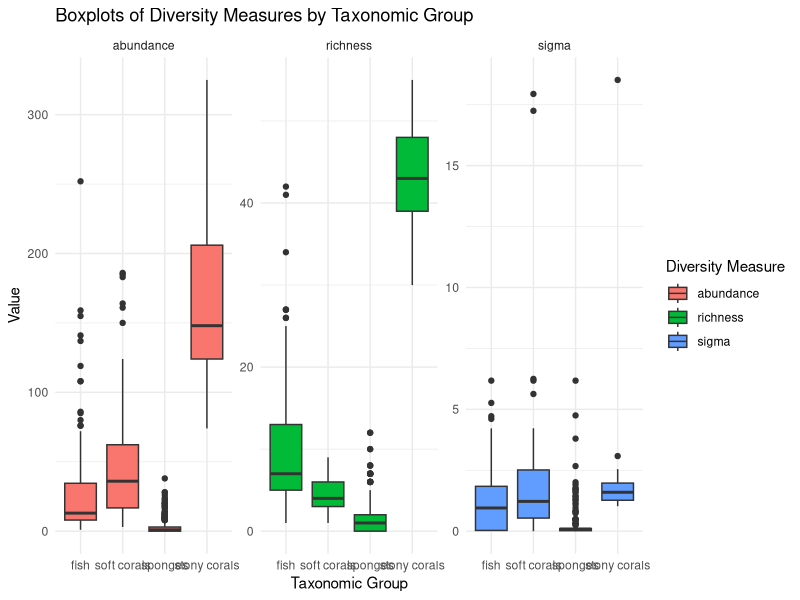
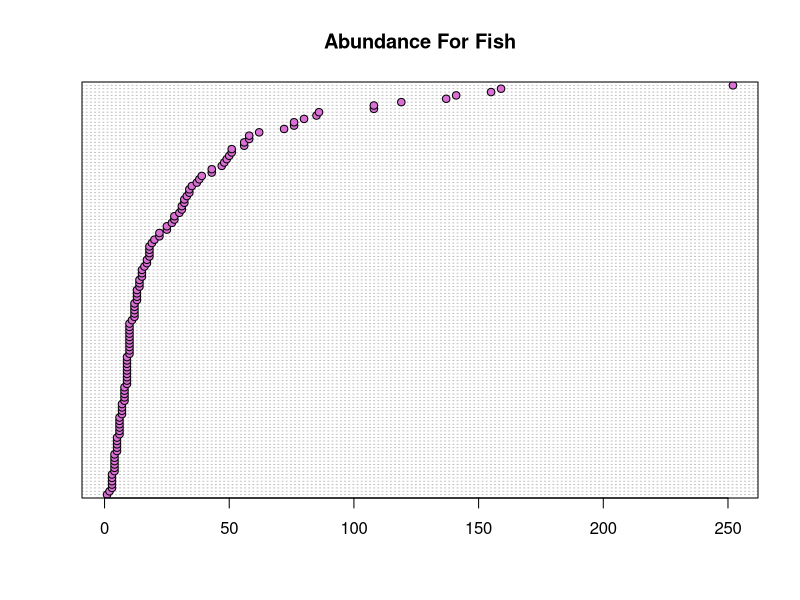
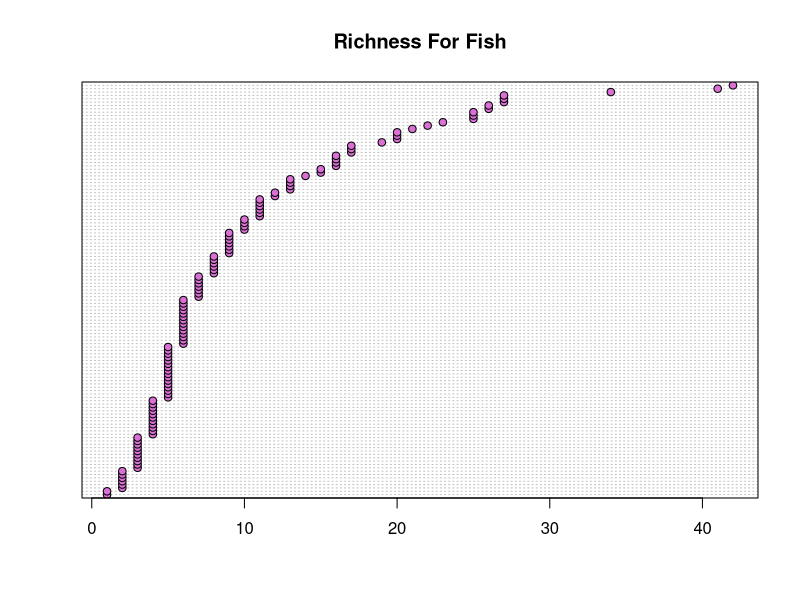
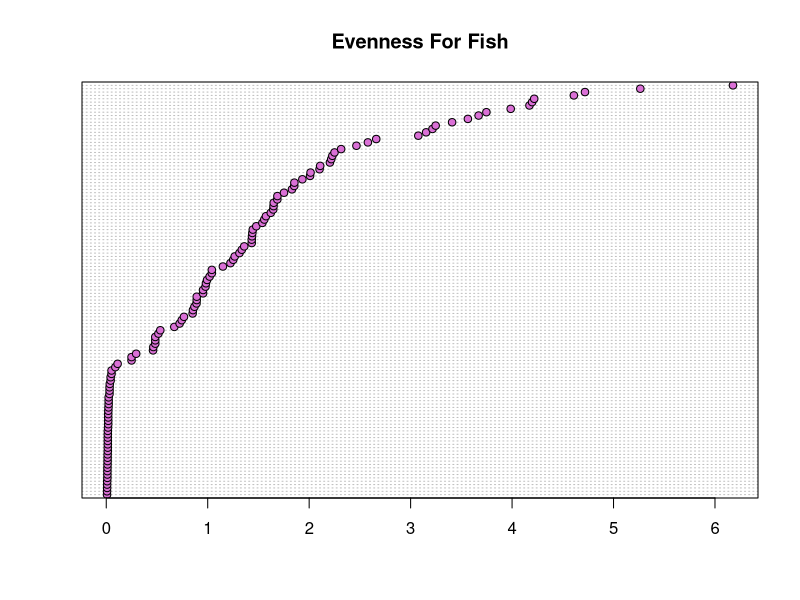
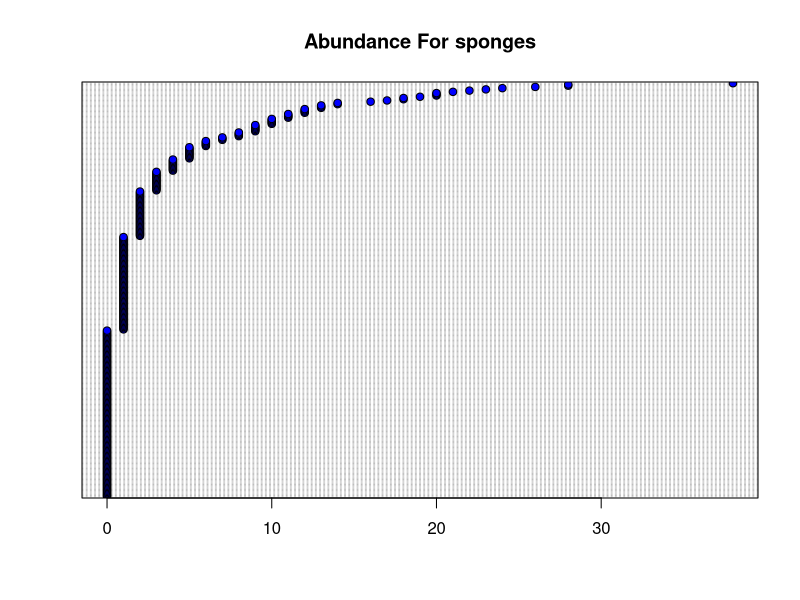
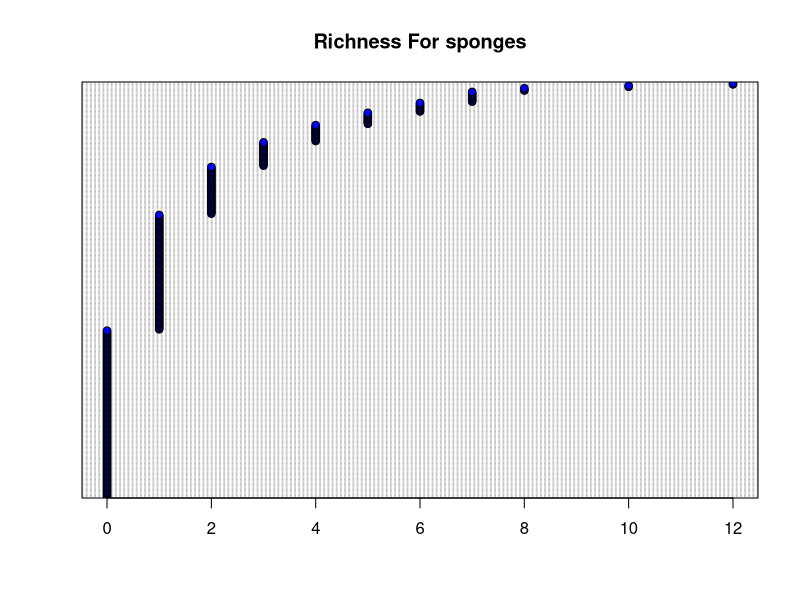
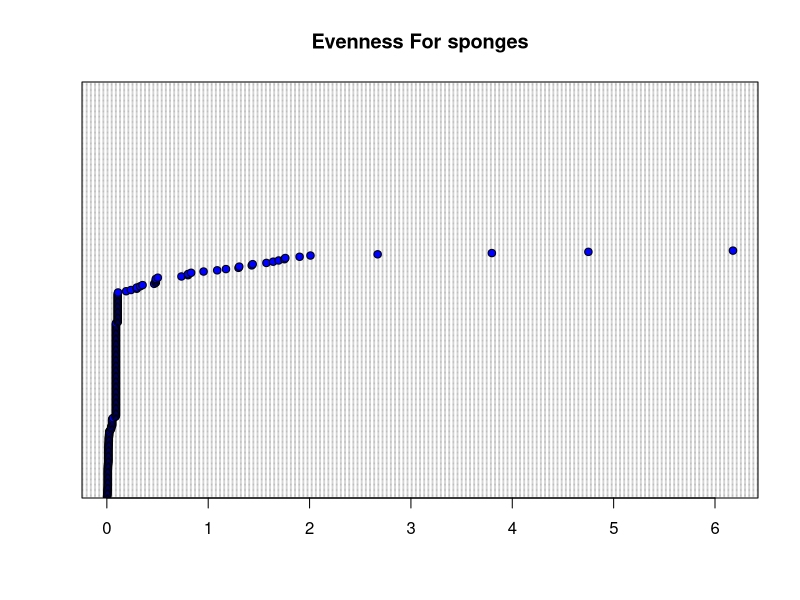
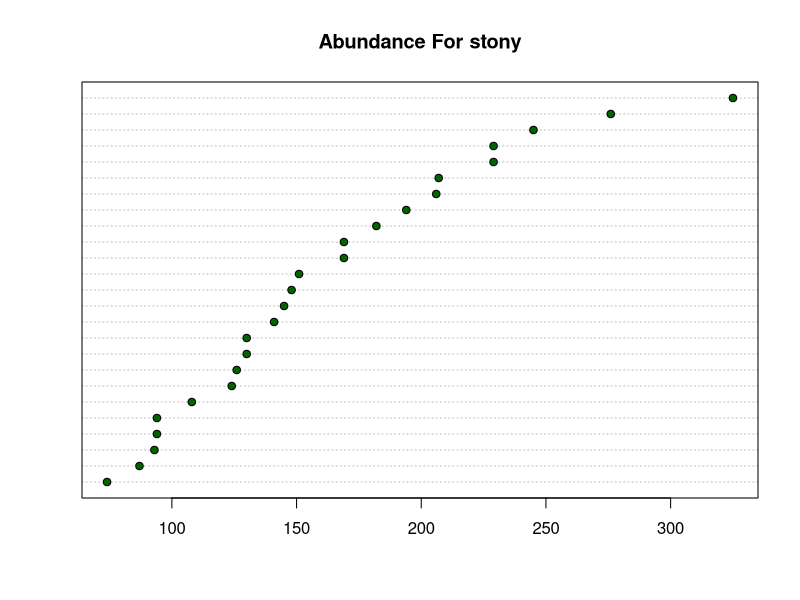

The R script that drew these images, in order:


                    ### Data exploration:

library(dplyr)
library(tidyr)
library(ggplot2)
# _____________________________________________________________

# wd:
wd_processed_data <- "C:/Users/inbar/OneDrive/desktop/r/chapter_2/MoBr/data/processed" 
# _____________________________________________________________

# read: 
setwd(wd_processed_data)
combined_data <- read.csv("combined_long.csv")
combined_data <- combined_data %>% dplyr::select(-X) 
# _____________________________________________________________

ggplot(combined_data, aes(x = taxon, y = value, fill = diversity_measure)) +
  geom_boxplot() +
  facet_wrap(~ diversity_measure, scales = "free_y") +
  labs(
    title = "Boxplots of Diversity Measures by Taxonomic Group",
    x = "Taxonomic Group",
    y = "Value",
    fill = "Diversity Measure"
  ) +
  theme_minimal()

# _____________________________________________________________

combined_data = combined_data %>% arrange(value)

fish_abundance <- combined_data %>% filter(taxon == "fish", diversity_measure == "abundance")
fish_richness <- combined_data %>% filter(taxon == "fish", diversity_measure == "richness")
fish_evenness <- combined_data %>% filter(taxon == "fish", diversity_measure == "sigma")

sponges_abundance <- combined_data %>% filter(taxon == "sponges", diversity_measure == "abundance")
sponges_richness <- combined_data %>% filter(taxon == "sponges", diversity_measure == "richness")
sponges_evenness <- combined_data %>% filter(taxon == "sponges", diversity_measure == "sigma")

stony_abundance <- combined_data %>% filter(taxon == "stony corals", diversity_measure == "abundance")
stony_richness <- combined_data %>% filter(taxon == "stony corals", diversity_measure == "richness")
stony_evenness <- combined_data %>% filter(taxon == "stony corals", diversity_measure == "sigma")

soft_abundance <- combined_data %>% filter(taxon == "soft corals", diversity_measure == "abundance")
soft_richness<- combined_data %>% filter(taxon == "soft corals", diversity_measure == "richness")
soft_evenness <- combined_data %>% filter(taxon == "soft corals", diversity_measure == "sigma")

# Subset data for abundance, richness, and evenness
abundance_data <- combined_data[combined_data$diversity_measure == "abundance", ]
richness_data <- combined_data[combined_data$diversity_measure == "richness", ]
evenness_data <- combined_data[combined_data$diversity_measure == "sigma", ]

# wide format:
wide_data <- combined_data %>% pivot_wider(names_from = diversity_measure, values_from = value)

# wide_taxon:
numeric_for_vis_fish <- wide_data %>% dplyr::filter(taxon == "fish") %>% dplyr::select(depth, abundance, richness, sigma) 
numeric_for_vis_sponges <- wide_data %>% dplyr::filter(taxon == "sponges") %>% dplyr::select(depth, abundance, richness, sigma) 
numeric_for_vis_stony <- wide_data %>% dplyr::filter(taxon == "stony corals") %>% dplyr::select(depth, abundance, richness, sigma) 
numeric_for_vis_soft <- wide_data %>% dplyr::filter(taxon == "soft corals") %>% dplyr::select(depth, abundance, richness, sigma) 
# _____________________________________________________________

# Dotcharts for each diversity measure - identify outliers:
dotchart(fish_abundance$value,bg='orchid', main = "Abundance For Fish",)
dotchart(fish_richness$value,bg='orchid', main = "Richness For Fish",)
dotchart(fish_evenness$value,bg='orchid', main = "Evenness For Fish",)

dotchart(sponges_abundance$value,bg='blue', main = "Abundance For sponges",)
dotchart(sponges_richness$value,bg='blue', main = "Richness For sponges",)
dotchart(sponges_evenness$value,bg='blue', main = "Evenness For sponges",)

dotchart(stony_abundance$value,bg='darkgreen', main = "Abundance For stony",)
dotchart(stony_richness$value,bg='darkgreen', main = "Richness For stony",)
dotchart(stony_evenness$value,bg='darkgreen', main = "Evenness For stony",)

dotchart(soft_abundance$value,bg='darkred', main = "Abundance For soft",)
dotchart(soft_richness$value,bg='darkred', main = "Richness For soft",)
dotchart(soft_evenness$value,bg='darkred', main = "Evenness For soft",)

# which of the data point is an outlier?
# _____________________________________________________________

# outliers by the IQR:

ggplot(fish_abundance, aes(x = depth, y = value)) +
  geom_point(size = 3, alpha = 0.7) +
  geom_hline(yintercept = quantile(fish_abundance$value, 0.75) + 1.5 * IQR(fish_abundance$value), 
             linetype = "dashed", color = "red") +  # Upper outlier threshold
  geom_hline(yintercept = quantile(fish_abundance$value, 0.25) - 1.5 * IQR(fish_abundance$value), 
             linetype = "dashed", color = "red") +  # Lower outlier threshold
  labs(
    title = "Fish -Dotplot with Potential Outliers Highlighted",
    x = "Taxonomic Group",
    y = "abundance"
  ) +
  theme_minimal()


ggplot(fish_richness, aes(x = depth, y = value)) +
  geom_point(size = 3, alpha = 0.7) +
  geom_hline(yintercept = quantile(fish_richness$value, 0.75) + 1.5 * IQR(fish_richness$value), 
             linetype = "dashed", color = "red") +  # Upper outlier threshold
  geom_hline(yintercept = quantile(fish_richness$value, 0.25) - 1.5 * IQR(fish_richness$value), 
             linetype = "dashed", color = "red") +  # Lower outlier threshold
  labs(
    title = "Fish -Dotplot with Potential Outliers Highlighted",
    x = "Taxonomic Group",
    y = "richness"
  ) +
  theme_minimal()


ggplot(fish_evenness, aes(x = depth, y = value)) +
  geom_point(size = 3, alpha = 0.7) +
  geom_hline(yintercept = quantile(fish_evenness$value, 0.75) + 1.5 * IQR(fish_evenness$value), 
             linetype = "dashed", color = "red") +  # Upper outlier threshold
  geom_hline(yintercept = quantile(fish_evenness$value, 0.25) - 1.5 * IQR(fish_evenness$value), 
             linetype = "dashed", color = "red") +  # Lower outlier threshold
  labs(
    title = "Fish - Dotplot with Potential Outliers Highlighted",
    x = "Taxonomic Group",
    y = "eveness Measure Value"
  ) +
  theme_minimal()


# outliers by the IQR:

ggplot(sponges_abundance, aes(x = depth, y = value)) +
  geom_point(size = 3, alpha = 0.7) +
  geom_hline(yintercept = quantile(sponges_abundance$value, 0.75) + 1.5 * IQR(sponges_abundance$value), 
             linetype = "dashed", color = "red") +  # Upper outlier threshold
  geom_hline(yintercept = quantile(sponges_abundance$value, 0.25) - 1.5 * IQR(sponges_abundance$value), 
             linetype = "dashed", color = "red") +  # Lower outlier threshold
  labs(
    title = "Sponges - Dotplot with Potential Outliers Highlighted",
    x = "Taxonomic Group",
    y = "abundance"
  ) +
  theme_minimal()


ggplot(sponges_richness, aes(x = depth, y = value)) +
  geom_point(size = 3, alpha = 0.7) +
  geom_hline(yintercept = quantile(sponges_richness$value, 0.75) + 1.5 * IQR(sponges_richness$value), 
             linetype = "dashed", color = "red") +  # Upper outlier threshold
  geom_hline(yintercept = quantile(sponges_richness$value, 0.25) - 1.5 * IQR(sponges_richness$value), 
             linetype = "dashed", color = "red") +  # Lower outlier threshold
  labs(
    title = "Sponges - Dotplot with Potential Outliers Highlighted",
    x = "Taxonomic Group",
    y = "richness"
  ) +
  theme_minimal()


ggplot(sponges_evenness, aes(x = depth, y = value)) +
  geom_point(size = 3, alpha = 0.7) +
  geom_hline(yintercept = quantile(sponges_evenness$value, 0.75, na.rm = TRUE) + 1.5 * IQR(sponges_evenness$value, na.rm = TRUE), 
             linetype = "dashed", color = "red") +  # Upper outlier threshold
  geom_hline(yintercept = quantile(sponges_evenness$value, 0.25,na.rm = TRUE) - 1.5 * IQR(sponges_evenness$value, na.rm = TRUE), 
             linetype = "dashed", color = "red") +  # Lower outlier threshold
  labs(
    title = "Sponges - Dotplot with Potential Outliers Highlighted",
    x = "Taxonomic Group",
    y = "evenness"
  ) +
  theme_minimal()


# stony - outliers by the IQR:

ggplot(stony_abundance, aes(x = depth, y = value)) +
  geom_point(size = 3, alpha = 0.7) +
  geom_hline(yintercept = quantile(stony_abundance$value, 0.75) + 1.5 * IQR(stony_abundance$value), 
             linetype = "dashed", color = "red") +  # Upper outlier threshold
  geom_hline(yintercept = quantile(stony_abundance$value, 0.25) - 1.5 * IQR(stony_abundance$value), 
             linetype = "dashed", color = "red") +  # Lower outlier threshold
  labs(
    title = "Stony -Dotplot with Potential Outliers Highlighted",
    x = "Taxonomic Group",
    y = "abundance"
  ) +
  theme_minimal()


ggplot(stony_richness, aes(x = depth, y = value)) +
  geom_point(size = 3, alpha = 0.7) +
  geom_hline(yintercept = quantile(stony_richness$value, 0.75) + 1.5 * IQR(stony_richness$value), 
             linetype = "dashed", color = "red") +  # Upper outlier threshold
  geom_hline(yintercept = quantile(stony_richness$value, 0.25) - 1.5 * IQR(stony_richness$value), 
             linetype = "dashed", color = "red") +  # Lower outlier threshold
  labs(
    title = "Stony -Dotplot with Potential Outliers Highlighted",
    x = "Taxonomic Group",
    y = "richness"
  ) +
  theme_minimal()


ggplot(stony_evenness, aes(x = depth, y = value)) +
  geom_point(size = 3, alpha = 0.7) +
  geom_hline(yintercept = quantile(stony_evenness$value, 0.75) + 1.5 * IQR(stony_evenness$value), 
             linetype = "dashed", color = "red") +  # Upper outlier threshold
  geom_hline(yintercept = quantile(stony_evenness$value, 0.25) - 1.5 * IQR(stony_evenness$value), 
             linetype = "dashed", color = "red") +  # Lower outlier threshold
  labs(
    title = "Stony - Dotplot with Potential Outliers Highlighted",
    x = "Taxonomic Group",
    y = "evenness"
  ) +
  theme_minimal()

# soft - outliers by the IQR:

ggplot(soft_abundance, aes(x = depth, y = value)) +
  geom_point(size = 3, alpha = 0.7) +
  geom_hline(yintercept = quantile(soft_abundance$value, 0.75) + 1.5 * IQR(soft_abundance$value), 
             linetype = "dashed", color = "red") +  # Upper outlier threshold
  geom_hline(yintercept = quantile(soft_abundance$value, 0.25) - 1.5 * IQR(soft_abundance$value), 
             linetype = "dashed", color = "red") +  # Lower outlier threshold
  labs(
    title = "Soft -Dotplot with Potential Outliers Highlighted",
    x = "Taxonomic Group",
    y = "abundance"
  ) +
  theme_minimal()


ggplot(soft_richness, aes(x = depth, y = value)) +
  geom_point(size = 3, alpha = 0.7) +
  geom_hline(yintercept = quantile(soft_richness$value, 0.75) + 1.5 * IQR(soft_richness$value), 
             linetype = "dashed", color = "red") +  # Upper outlier threshold
  geom_hline(yintercept = quantile(soft_richness$value, 0.25) - 1.5 * IQR(soft_richness$value), 
             linetype = "dashed", color = "red") +  # Lower outlier threshold
  labs(
    title = "Soft - Dotplot with Potential Outliers Highlighted",
    x = "Taxonomic Group",
    y = "richness"
  ) +
  theme_minimal()


ggplot(soft_evenness, aes(x = depth, y = value)) +
  geom_point(size = 3, alpha = 0.7) +
  geom_hline(yintercept = quantile(soft_evenness$value, 0.75) + 1.5 * IQR(soft_evenness$value), 
             linetype = "dashed", color = "red") +  # Upper outlier threshold
  geom_hline(yintercept = quantile(soft_evenness$value, 0.25) - 1.5 * IQR(soft_evenness$value), 
             linetype = "dashed", color = "red") +  # Lower outlier threshold
  labs(
    title = "Soft - Dotplot with Potential Outliers Highlighted",
    x = "Taxonomic Group",
    y = "evenness"
  ) +
  theme_minimal()

# _____________________________________________________________

       # box plot - diversity vs depth

boxplot(abundance_data$value ~ abundance_data$taxon) 
boxplot(richness_data$value ~ richness_data$taxon) 
boxplot(evenness_data$value ~ evenness_data$taxon) 

# _____________________________________________________________

      # hist for each deiversity measure

ggplot(abundance_data, aes(x = value)) +
  geom_histogram(binwidth = 10, fill = "skyblue", color = "black", alpha = 0.7) +
  facet_wrap(~ taxon, scales = "free_y") +  # Separate by taxonomic group
  labs(title = "Histogram of Abundance by Taxonomic Group",
       x = "Abundance",
       y = "Frequency") +
  theme_minimal()

ggplot(richness_data, aes(x = value)) +
  geom_histogram(binwidth = 1, fill = "darkgreen", color = "black", alpha = 0.7) +
  facet_wrap(~ taxon, scales = "free_y") +  # Separate by taxonomic group
  labs(title = "Histogram of Richness by Taxonomic Group",
       x = "Richness",
       y = "Frequency") +
  theme_minimal()

ggplot(evenness_data, aes(x = value)) +
  geom_histogram(binwidth = 0.5, fill = "darkred", color = "black", alpha = 0.7) +
  facet_wrap(~ taxon, scales = "free_y") +  # Separate by taxonomic group
  labs(title = "Histogram of Evenness by Taxonomic Group",
       x = "Evenness",
       y = "Frequency") +
  theme_minimal()

# _____________________________________________________________

# * I didn't use the code for log transformation

#**************************************************************
  
                 #### Collinearity  

#**************************************************************
pairs(numeric_for_vis_fish, cex.labels= 1)
pairs(numeric_for_vis_sponges, cex.labels= 1)
pairs(numeric_for_vis_stony, cex.labels= 1)
pairs(numeric_for_vis_soft, cex.labels= 1)

# _____________________________________________________________
 # violin:

#abundance:
ggplot(abundance_data, aes(x = taxon, y = value, fill = taxon)) +
  geom_violin() +
  geom_jitter(width = 0.1)+
  labs(
    title = "Abundance violin by Taxonomic Group",
    y = "abundance",
    fill = "Taxon"
  ) +
  theme_minimal()

#richness:
ggplot(richness_data, aes(x = taxon, y = value, fill = taxon)) +
  geom_violin() +
  geom_jitter(width = 0.1)+
  labs(
    title = "Richness violin by Taxonomic Group",
    y = "richness",
    fill = "Taxon"
  ) +
  theme_minimal()

#evenness:
ggplot(evenness_data, aes(x = taxon, y = value, fill = taxon)) +
  geom_violin() +
  geom_jitter(width = 0.1)+
  labs(
    title = "Evenness violin by Taxonomic Group",
    y = "Evenness",
    fill = "Taxon"
  ) +
  theme_minimal()























 